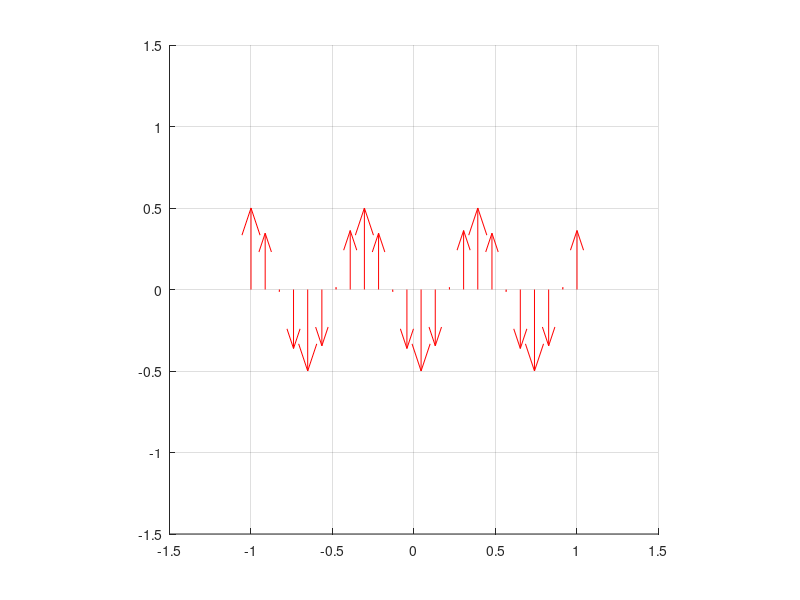

Write the MATLAB code that produced this figure. (Note: this script raises an error after producing the figure.)
t = linspace(0,1,270);
l = 3;  % vortex charge

Show_Each_Ray = 1;

m = 24; % number of rays
theta = linspace(0,2*pi-2*pi/m,m);  % position of light ray on a ring aperture
delay = l*theta; % phase delay due to vortex phase plate
theta = theta + 0;  % direction of polarization
E0 = 1/m; % amplitude of each ray


figure1 = figure(1);
xlim([-1.5,1.5]);ylim([-1.5,1.5]);
axis square
set(gca,'XTick',[-1.5,-1,-0.5,0,0.5,1,1.5],'YTick',[-1.5,-1,-0.5,0,0.5,1,1.5]);
grid on
hold on
vec_E = quiver(0,0,0,0,1,'-b');


if Show_Each_Ray == 1
    tmp = zeros(1,m);
    raysx = linspace(-1,1,m);
    rays = quiver(raysx,tmp,tmp,tmp,0,'-r');
end

filename=['.\temp\focus_azi_z_',num2str(l),'.gif']; fps=30;


for k = 2:length(t)
    rho = E0*cos(2*pi*t(k)+delay);
    set(vec_E,'VData',sum(rho));
  
    if Show_Each_Ray == 1
        set(rays,'VData',rho*m/2);
    end  
   
    drawnow
    
    Frame=getframe(gcf);
    Image=frame2im(Frame);
    [imind,cm]=rgb2ind(Image,256);
    if k==2
        imwrite(imind,cm,filename,'gif','Loopcount',inf,'DelayTime',1/fps);
    else
        imwrite(imind,cm,filename,'gif','WriteMode','append','DelayTime',1/fps);
    end
end
close(1)